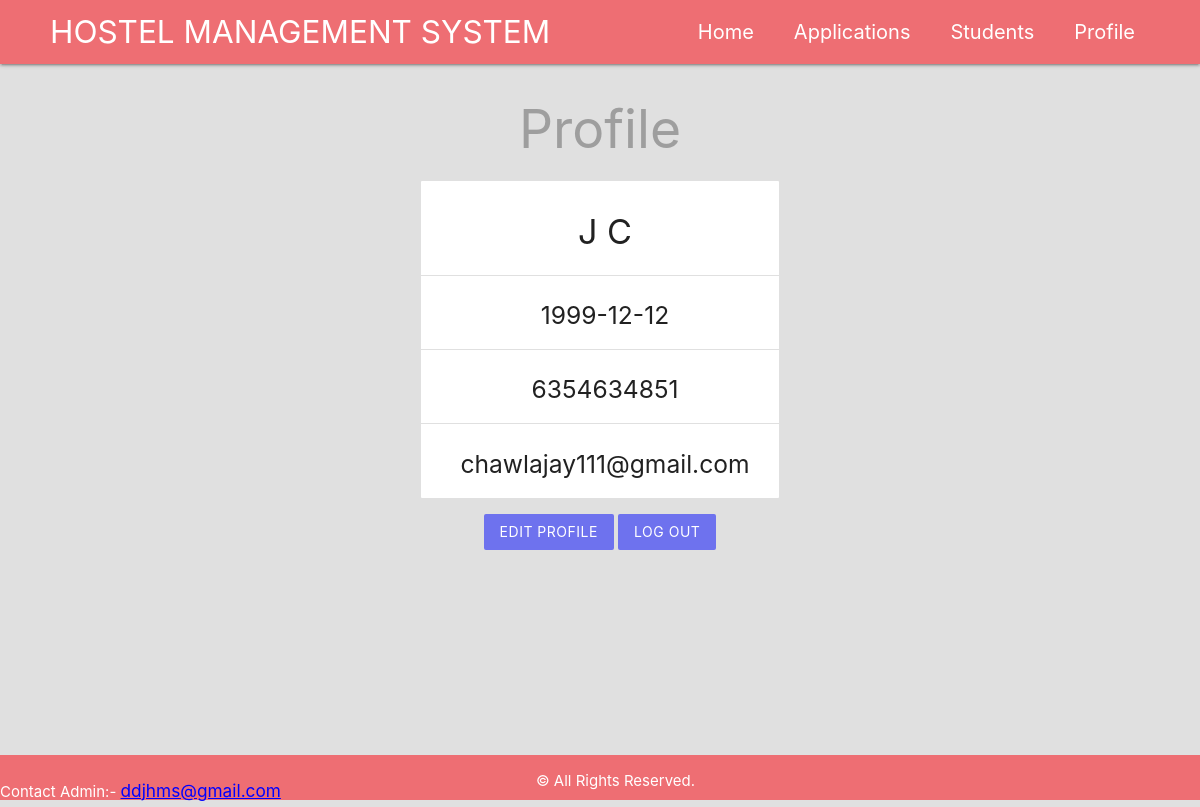
The page /managers/profile.php (signed in) on the database its author committed.
### tables this page shows
CREATE TABLE `managers` (
  `manager_id` int(11) NOT NULL,
  `first_name` varchar(255) NOT NULL,
  `last_name` varchar(255) NOT NULL,
  `date_of_birth` date NOT NULL,
  `mobile` varchar(15) NOT NULL,
  `email` varchar(255) NOT NULL,
  `password` varchar(255) NOT NULL,
  `is_admin` tinyint(1) NOT NULL,
  `hostel_id` int(11) DEFAULT NULL
);

### Managers/session.php (called while the page is built, shortened)
<?php
	require '../config/db_connect.php';
	$user_check=$_SESSION['username'];
	$sql = "SELECT * FROM managers WHERE email='$user_check'";
	$result = mysqli_query($conn,$sql);
	$manager= mysqli_fetch_assoc($result);
?>

### Managers/profile.php (the view)
<?php
	require 'session.php';
?>
<!DOCTYPE HTML>
<html>
	<?php include('templates/header.php'); ?>
	<h2 class="center grey-text">Profile</h2>
	<div class="z-depth-0 center profile-details">
		<ul class="collection with-header">
			<li class="collection-item"><h4><?php echo htmlspecialchars($manager['first_name']);echo(" ");echo htmlspecialchars($manager['last_name']);?></h4></li>
			<li class="collection-item"><h5><?php echo htmlspecialchars($manager['date_of_birth'])?></h5></li>
			<li class="collection-item"><h5><?php echo htmlspecialchars($manager['mobile'])?></h5></li>
			<li class="collection-item"><h5><?php echo htmlspecialchars($manager['email'])?></h5></li>
		</ul>
	</div>
	<div class="center">
		<a href="edit.php"><button name="edit" class="btn brand z-depth-0">Edit Profile</button></a>
		<a href="../logout.php"><button type="submit" name="logout" class="btn brand z-depth-0">Log Out</button></a>
	</div>
	<?php include('templates/footer.php'); ?>
</html>

### Managers/templates/footer.php (shortened to what this page needs)
		<?php
		$sql="SELECT email FROM managers WHERE is_admin=1";
		$result=mysqli_query($conn,$sql);
		$admin_email_id=mysqli_fetch_assoc($result);
		?>
		</div>
	<footer class="section">
		<div class="left">
			Contact Admin:-
			<form action="send_mail.php" method="POST" id="admin_email_form">
			<button id="admin_email"><h6><?php echo htmlspecialchars($admin_email_id['email'])?></h6></button>
			</form>
		</div>
		<div class="center" style="margin-right: 250px">© All Rights Reserved.</div>
	</footer>
	</div>
</body>

### Managers/templates/header.php (style rules this page uses)
.brand { background: #6e72ee !important; }
.profile-details { padding-left: 35%; padding-right: 35%; padding-bottom: auto; padding-top: auto; }
form { max-width: 460px; margin: 20px auto; padding: 20px; }
footer { position: absolute; bottom: 0; width: 100%; height: 3.0rem; background-color: #ee6e73; color: white; text-align: center; }
#admin_email_form { margin:0; padding:0; width:auto; display:inline; }
#admin_email { padding:0; margin:0; border:none; background:none; text-decoration:underline; display:inline; color:blue; }

### rows shown on the page
managers: first_name "J", last_name "C", date_of_birth "1999-12-12", mobile "6354634851", email "chawlajay111@gmail.com"
managers: email "ddjhms@gmail.com"
